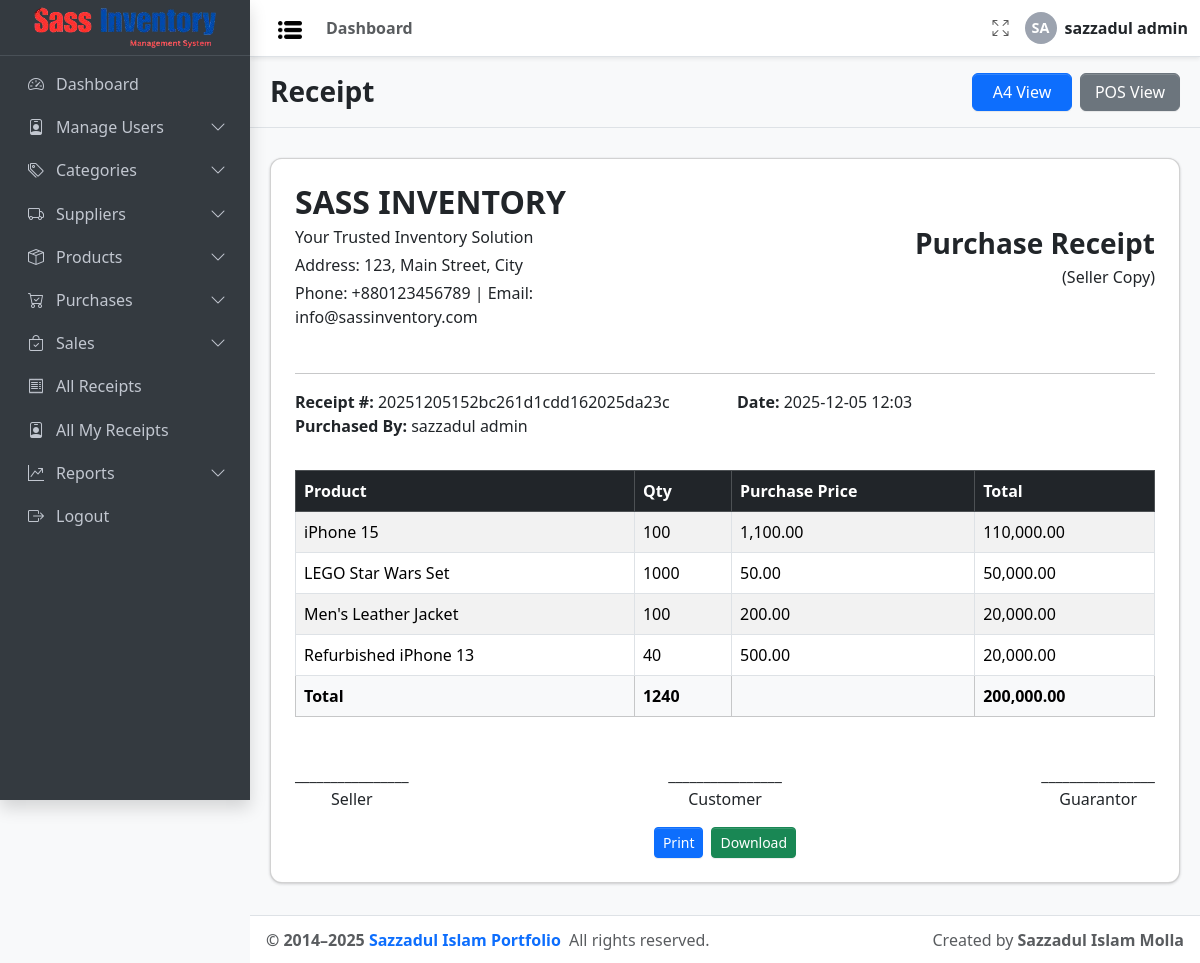
Page /receipts/receipt.php?id=1 (signed in) on the committed database.
### tables this page shows
CREATE TABLE `receipt` (
  `id` int(11) NOT NULL,
  `receipt_number` varchar(50) NOT NULL,
  `type` enum('purchase','sale') NOT NULL,
  `total_amount` decimal(12,2) NOT NULL DEFAULT 0.00,
  `created_by` int(11) NOT NULL,
  `created_at` timestamp NOT NULL DEFAULT current_timestamp(),
  `updated_at` timestamp NOT NULL DEFAULT current_timestamp() ON UPDATE current_timestamp()
);

CREATE TABLE `user` (
  `id` int(11) NOT NULL,
  `username` varchar(100) NOT NULL,
  `password` text DEFAULT NULL COMMENT 'Password must be hashed',
  `email` varchar(100) DEFAULT NULL,
  `role_id` int(11) NOT NULL COMMENT 'FK to role.id',
  `created_at` timestamp NOT NULL DEFAULT current_timestamp(),
  `updated_at` timestamp NOT NULL DEFAULT current_timestamp() COMMENT 'Auto-update on record change'
);

CREATE TABLE `purchase` (
  `id` int(11) NOT NULL,
  `product_id` int(11) NOT NULL,
  `supplier_id` int(11) DEFAULT NULL COMMENT 'Optional',
  `quantity` int(11) NOT NULL,
  `purchase_price` decimal(10,2) DEFAULT NULL,
  `purchase_date` date DEFAULT curdate(),
  `created_at` timestamp NOT NULL DEFAULT current_timestamp(),
  `updated_at` timestamp NOT NULL DEFAULT current_timestamp() COMMENT 'Auto-update on record change',
  `receipt_id` int(11) DEFAULT NULL,
  `purchased_by` int(11) NOT NULL
);

CREATE TABLE `product` (
  `id` int(11) NOT NULL,
  `name` varchar(100) NOT NULL,
  `category_id` int(11) DEFAULT NULL COMMENT 'Nullable — ON DELETE SET NULL',
  `supplier_id` int(11) DEFAULT NULL COMMENT 'Nullable — ON DELETE SET NULL',
  `price` decimal(10,2) NOT NULL,
  `quantity_in_stock` int(11) DEFAULT 0,
  `created_at` timestamp NOT NULL DEFAULT current_timestamp(),
  `updated_at` timestamp NOT NULL DEFAULT current_timestamp() COMMENT 'Auto-update on record change'
);

### config/db_config.php (called while the page is built, shortened)
<?php
$Project_URL = "http://localhost/Sass_Inventory_Management/";

### receipts/receipt.php (the view, shortened to what this page needs)
<?php
include_once __DIR__ . '/../config/auth_guard.php';
?>
<!doctype html>
<html lang="en">
<head>
  <link rel="stylesheet"
    href="https://cdn.jsdelivr.net/npm/@fontsource/source-sans-3@5.0.12/index.css"
    media="print" onload="this.media='all'" />
  <link rel="stylesheet" href="https://cdn.jsdelivr.net/npm/bootstrap-icons@1.13.1/font/bootstrap-icons.min.css" />
  <link rel="stylesheet" href="https://cdn.jsdelivr.net/npm/bootstrap@5.3.7/dist/css/bootstrap.min.css">
  <link rel="stylesheet" href="<?= $Project_URL ?>/css/adminlte.css" />
</head>
<?php
$receiptId = isset($_GET['id']) ? intval($_GET['id']) : 0;
$conn = connectDB();
$stmt = $conn->prepare("
    SELECT r.*, u.username AS user_name
    FROM receipt r
    LEFT JOIN user u ON r.created_by = u.id
    WHERE r.id = ?
");
$stmt->bind_param("i", $receiptId);
$stmt->execute();
$receipt = $stmt->get_result()->fetch_assoc();
$totalQty = 0;
$totalAmount = 0;
if ($receipt['type'] === 'sale') {
  $stmt = $conn->prepare("
        SELECT s.*, pr.name AS product_name
        FROM sale s
        LEFT JOIN product pr ON s.product_id = pr.id
        WHERE s.receipt_id = ?
    ");
} else if ($receipt['type'] === 'purchase') {
  $stmt = $conn->prepare("
        SELECT p.*, pr.name AS product_name, s.name AS supplier_name
        FROM purchase p
        LEFT JOIN product pr ON p.product_id = pr.id
        LEFT JOIN supplier s ON p.supplier_id = s.id
        WHERE p.receipt_id = ?
    ");
}
$stmt->bind_param("i", $receiptId);
$stmt->execute();
$items = $stmt->get_result()->fetch_all(MYSQLI_ASSOC);
if (!empty($items)) {
  foreach ($items as $item) {
    $totalQty += $item['quantity'];
    $totalAmount += ($receipt['type'] === 'sale') ? $item['sale_price'] : $item['purchase_price'];
  }
}
?>
<body class="layout-fixed sidebar-expand-lg bg-body-tertiary">
  <div class="app-wrapper">
    <?php include_once '../Inc/Navbar.php'; ?>
    <?php include_once '../Inc/Sidebar.php'; ?>
    <main class="app-main">
      <div class="app-content-header py-3 border-bottom">
        <div class="container-fluid d-flex justify-content-between align-items-center flex-wrap">
          <h3 class="mb-0" style="font-weight: 800;">Receipt</h3>
          <div class="d-flex gap-2">
            <button id="btnA4" class="btn btn-primary" style="width: 100px;">A4 View</button>
            <button id="btnPOS" class="btn btn-secondary" style="width: 100px;">POS View</button>
          </div>
        </div>
      </div>
      <div id="a4View" class="card p-4">
        <div class="row mb-4 align-items-center">
          <div class="col-md-6">
            <h2 class="fw-bold mb-1"><?= strtoupper($Project_Name ?? 'Sass Inventory') ?></h2>
            <p class="mb-1">Your Trusted Inventory Solution</p>
            <p class="mb-1">Address: 123, Main Street, City</p>
            <p class="mb-1">Phone: +880123456789 | Email: info@sassinventory.com</p>
          </div>
          <div class="col-md-6 text-md-end">
            <h3 class="fw-bold mb-1"><?= ucfirst($receipt['type']) ?> Receipt</h3>
            <p class="mb-0">(Seller Copy)</p>
          </div>
        </div>
        <hr>
        <div class="row mb-3">
          <div class="col-md-6"><strong>Receipt #:</strong> <?= htmlspecialchars($receipt['receipt_number']) ?></div>
          <div class="col-md-6"><strong>Date:</strong> <?= date('Y-m-d H:i', strtotime($receipt['created_at'])) ?></div>
          <div class="col-md-6"><strong><?= $receipt['type'] === 'sale' ? 'Sold By' : 'Purchased By' ?>:</strong> <?= htmlspecialchars($receipt['user_name']) ?></div>
        </div>
        <table class="table table-bordered table-striped mt-3">
          <thead class="table-dark">
            <tr>
              <th>Product</th>
              <th>Qty</th>
              <th><?= $receipt['type'] === 'sale' ? 'Unit Price' : 'Purchase Price' ?></th>
              <th>Total</th>
            </tr>
          </thead>
          <tbody>
            <?php foreach ($items as $item):
              $unitPrice = ($receipt['type'] === 'sale') ? $item['sale_price'] / $item['quantity'] : $item['purchase_price'] / $item['quantity'];
            ?>
              <tr>
                <td><?= htmlspecialchars($item['product_name']) ?></td>
                <td><?= $item['quantity'] ?></td>
                <td><?= number_format($unitPrice, 2) ?></td>
                <td><?= number_format(($receipt['type'] === 'sale' ? $item['sale_price'] : $item['purchase_price']), 2) ?></td>
              </tr>
            <?php endforeach; ?>
          </tbody>
          <tfoot class="table-light">
            <tr>
              <th>Total</th>
              <th><?= $totalQty ?></th>
              <th></th>
              <th><?= number_format($totalAmount, 2) ?></th>
            </tr>
          </tfoot>
        </table>
        <div class="signature">
          <div>________________<br>Seller</div>
          <div>________________<br>Customer</div>
          <div>________________<br>Guarantor</div>
        </div>
        <div class="mt-3 d-flex justify-content-center gap-2">
          <button class="btn btn-primary btn-sm" onclick="window.print()">Print</button>
          <button class="btn btn-success btn-sm" onclick="downloadPDF('a4View')">Download</button>
        </div>
      </div>
    </main>
    <?php include_once '../Inc/Footer.php'; ?>
  </div>
</body>
</html>

### receipts/receipt.php (style rules this page uses)
.card { border-radius: 12px; margin: 20px; margin-top: 30px; padding: 20px; margin-bottom: 20px; }
.table td, .table th { vertical-align: middle; }
.signature { margin-top: 30px; display: flex; justify-content: space-between; }
.signature div { text-align: center; }

### rows in the picture
receipt: type "Purchase", receipt_number "20251205152bc261d1cdd162025da23c", created_at "2025-12-05 12:03", created_by.username "sazzadul admin"
purchase: product.name "iPhone 15", quantity "100", unitPrice "1,100.00", receipt+purchase_price "110,000.00"
purchase: product.name "LEGO Star Wars Set", quantity "1000", unitPrice "50.00", receipt+purchase_price "50,000.00"
purchase: product.name "Men's Leather Jacket", quantity "100", unitPrice "200.00", receipt+purchase_price "20,000.00"
purchase: product.name "Refurbished iPhone 13", quantity "40", unitPrice "500.00", receipt+purchase_price "20,000.00"

### other values in the picture
$childTitle "Dashboard"
$initials "SA"
$_SESSION['username'] "sazzadul admin"
$menu['title'] "Dashboard"
$menu['title'] "Manage Users"
$menu['title'] "Categories"
$menu['title'] "Suppliers"
$menu['title'] "Products"
$menu['title'] "Purchases"
$menu['title'] "Sales"
$menu['title'] "All Receipts"
$menu['title'] "All My Receipts"
$menu['title'] "Reports"
$menu['title'] "Logout"
$Project_Name "SASS INVENTORY"
